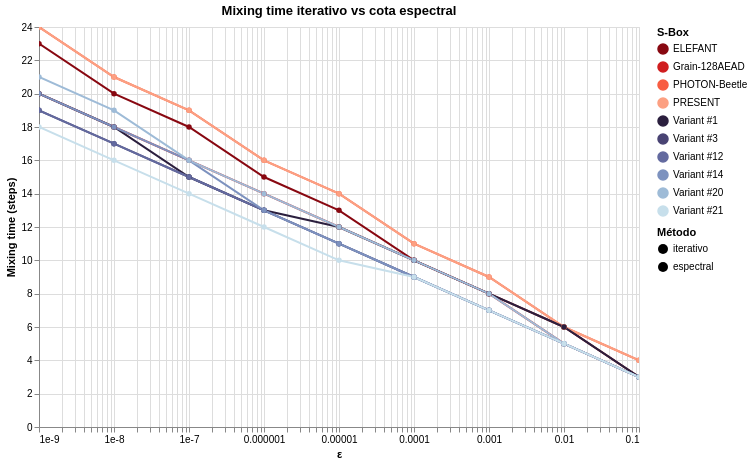

Source (notebook cell):
### Code cell
chart_mix = compare_mixing_times_altair(
    specs,
    epsilons=[10**(-i) for i in range(1,10)],
    max_steps=10000,
    log_scale=True,
)
chart_mix

### Figure 1 — Vega-Lite specification as saved in the notebook (floating-point values rounded to 4 significant figures)
{"config": {"view": {"continuousWidth": 300, "continuousHeight": 300}}, "data": {"name": "data-e37be642504d4d5c58513b88f3b42b33"}, "mark": {"type": "line", "point": true}, "encoding": {"color": {"field": "S-Box", "legend": {"title": "S-Box"}, "scale": {"domain": ["ELEFANT", "Grain-128AEAD", "PHOTON-Beetle", "PRESENT", "Variant #1", "Variant #3", "Variant #12", "Variant #14", "Variant #20", "Variant #21"], "range": ["#880811", "#d01d1f", "#f85d42", "#fca082", "#2b1f3e", "#494373", "#636a9f", "#7d92bf", "#9ebbd7", "#c7dfeb"]}, "type": "nominal"}, "strokeDash": {"field": "Método", "legend": {"title": "Método"}, "scale": {"domain": ["iterativo", "espectral"], "range": [[], [4, 4]]}, "type": "nominal"}, "tooltip": [{"field": "S-Box", "type": "nominal"}, {"field": "Método", "type": "nominal"}, {"field": "ε", "type": "quantitative"}, {"field": "Mixing time", "type": "quantitative"}], "x": {"field": "ε", "scale": {"type": "log"}, "title": "ε", "type": "quantitative"}, "y": {"field": "Mixing time", "title": "Mixing time (steps)", "type": "quantitative"}}, "height": 400, "params": [{"name": "param_12", "select": {"type": "interval", "encodings": ["x", "y"]}, "bind": "scales"}], "title": "Mixing time iterativo vs cota espectral", "width": 600, "$schema": "https://vega.github.io/schema/vega-lite/v5.20.1.json", "datasets": {"data-e37be642504d4d5c58513b88f3b42b33": [{"ε": 0.1, "S-Box": "ELEFANT", "Método": "iterative", "Mixing time": 3}, {"ε": 0.01, "S-Box": "ELEFANT", "Método": "iterative", "Mixing time": 6}, {"ε": 0.001, "S-Box": "ELEFANT", "Método": "iterative", "Mixing time": 8}, {"ε": 0.0001, "S-Box": "ELEFANT", "Método": "iterative", "Mixing time": 10}, {"ε": 1e-05, "S-Box": "ELEFANT", "Método": "iterative", "Mixing time": 13}, {"ε": 1e-06, "S-Box": "ELEFANT", "Método": "iterative", "Mixing time": 15}, {"ε": 1e-07, "S-Box": "ELEFANT", "Método": "iterative", "Mixing time": 18}, {"ε": 1e-08, "S-Box": "ELEFANT", "Método": "iterative", "Mixing time": 20}, {"ε": 1e-09, "S-Box": "ELEFANT", "Método": "iterative", "Mixing time": 23}, {"ε": 0.1, "S-Box": "Grain-128AEAD", "Método": "iterative", "Mixing time": 3}, {"ε": 0.01, "S-Box": "Grain-128AEAD", "Método": "iterative", "Mixing time": 5}, {"ε": 0.001, "S-Box": "Grain-128AEAD", "Método": "iterative", "Mixing time": 8}, {"ε": 0.0001, "S-Box": "Grain-128AEAD", "Método": "iterative", "Mixing time": 10}, {"ε": 1e-05, "S-Box": "Grain-128AEAD", "Método": "iterative", "Mixing time": 12}, {"ε": 1e-06, "S-Box": "Grain-128AEAD", "Método": "iterative", "Mixing time": 14}, {"ε": 1e-07, "S-Box": "Grain-128AEAD", "Método": "iterative", "Mixing time": 16}, {"ε": 1e-08, "S-Box": "Grain-128AEAD", "Método": "iterative", "Mixing time": 18}, {"ε": 1e-09, "S-Box": "Grain-128AEAD", "Método": "iterative", "Mixing time": 20}, {"ε": 0.1, "S-Box": "PHOTON-Beetle", "Método": "iterative", "Mixing time": 4}, {"ε": 0.01, "S-Box": "PHOTON-Beetle", "Método": "iterative", "Mixing time": 6}, {"ε": 0.001, "S-Box": "PHOTON-Beetle", "Método": "iterative", "Mixing time": 9}, {"ε": 0.0001, "S-Box": "PHOTON-Beetle", "Método": "iterative", "Mixing time": 11}, {"ε": 1e-05, "S-Box": "PHOTON-Beetle", "Método": "iterative", "Mixing time": 14}, {"ε": 1e-06, "S-Box": "PHOTON-Beetle", "Método": "iterative", "Mixing time": 16}, {"ε": 1e-07, "S-Box": "PHOTON-Beetle", "Método": "iterative", "Mixing time": 19}, {"ε": 1e-08, "S-Box": "PHOTON-Beetle", "Método": "iterative", "Mixing time": 21}, {"ε": 1e-09, "S-Box": "PHOTON-Beetle", "Método": "iterative", "Mixing time": 24}, {"ε": 0.1, "S-Box": "PRESENT", "Método": "iterative", "Mixing time": 4}, {"ε": 0.01, "S-Box": "PRESENT", "Método": "iterative", "Mixing time": 6}, {"ε": 0.001, "S-Box": "PRESENT", "Método": "iterative", "Mixing time": 9}, {"ε": 0.0001, "S-Box": "PRESENT", "Método": "iterative", "Mixing time": 11}, {"ε": 1e-05, "S-Box": "PRESENT", "Método": "iterative", "Mixing time": 14}, {"ε": 1e-06, "S-Box": "PRESENT", "Método": "iterative", "Mixing time": 16}, {"ε": 1e-07, "S-Box": "PRESENT", "Método": "iterative", "Mixing time": 19}, {"ε": 1e-08, "S-Box": "PRESENT", "Método": "iterative", "Mixing time": 21}, {"ε": 1e-09, "S-Box": "PRESENT", "Método": "iterative", "Mixing time": 24}, {"ε": 0.1, "S-Box": "Variant #1", "Método": "iterative", "Mixing time": 3}, {"ε": 0.01, "S-Box": "Variant #1", "Método": "iterative", "Mixing time": 6}, {"ε": 0.001, "S-Box": "Variant #1", "Método": "iterative", "Mixing time": 8}, {"ε": 0.0001, "S-Box": "Variant #1", "Método": "iterative", "Mixing time": 10}, {"ε": 1e-05, "S-Box": "Variant #1", "Método": "iterative", "Mixing time": 12}, {"ε": 1e-06, "S-Box": "Variant #1", "Método": "iterative", "Mixing time": 13}, {"ε": 1e-07, "S-Box": "Variant #1", "Método": "iterative", "Mixing time": 15}, {"ε": 1e-08, "S-Box": "Variant #1", "Método": "iterative", "Mixing time": 18}, {"ε": 1e-09, "S-Box": "Variant #1", "Método": "iterative", "Mixing time": 20}, {"ε": 0.1, "S-Box": "Variant #3", "Método": "iterative", "Mixing time": 3}, {"ε": 0.01, "S-Box": "Variant #3", "Método": "iterative", "Mixing time": 5}, {"ε": 0.001, "S-Box": "Variant #3", "Método": "iterative", "Mixing time": 7}, {"ε": 0.0001, "S-Box": "Variant #3", "Método": "iterative", "Mixing time": 9}, {"ε": 1e-05, "S-Box": "Variant #3", "Método": "iterative", "Mixing time": 11}, {"ε": 1e-06, "S-Box": "Variant #3", "Método": "iterative", "Mixing time": 13}, {"ε": 1e-07, "S-Box": "Variant #3", "Método": "iterative", "Mixing time": 15}, {"ε": 1e-08, "S-Box": "Variant #3", "Método": "iterative", "Mixing time": 17}, {"ε": 1e-09, "S-Box": "Variant #3", "Método": "iterative", "Mixing time": 19}, {"ε": 0.1, "S-Box": "Variant #12", "Método": "iterative", "Mixing time": 3}, {"ε": 0.01, "S-Box": "Variant #12", "Método": "iterative", "Mixing time": 5}, {"ε": 0.001, "S-Box": "Variant #12", "Método": "iterative", "Mixing time": 7}, {"ε": 0.0001, "S-Box": "Variant #12", "Método": "iterative", "Mixing time": 9}, {"ε": 1e-05, "S-Box": "Variant #12", "Método": "iterative", "Mixing time": 11}, {"ε": 1e-06, "S-Box": "Variant #12", "Método": "iterative", "Mixing time": 13}, {"ε": 1e-07, "S-Box": "Variant #12", "Método": "iterative", "Mixing time": 15}, {"ε": 1e-08, "S-Box": "Variant #12", "Método": "iterative", "Mixing time": 17}, {"ε": 1e-09, "S-Box": "Variant #12", "Método": "iterative", "Mixing time": 19}, {"ε": 0.1, "S-Box": "Variant #14", "Método": "iterative", "Mixing time": 3}, {"ε": 0.01, "S-Box": "Variant #14", "Método": "iterative", "Mixing time": 5}, {"ε": 0.001, "S-Box": "Variant #14", "Método": "iterative", "Mixing time": 7}, {"ε": 0.0001, "S-Box": "Variant #14", "Método": "iterative", "Mixing time": 9}, {"ε": 1e-05, "S-Box": "Variant #14", "Método": "iterative", "Mixing time": 11}, {"ε": 1e-06, "S-Box": "Variant #14", "Método": "iterative", "Mixing time": 13}, {"ε": 1e-07, "S-Box": "Variant #14", "Método": "iterative", "Mixing time": 16}, {"ε": 1e-08, "S-Box": "Variant #14", "Método": "iterative", "Mixing time": 18}, {"ε": 1e-09, "S-Box": "Variant #14", "Método": "iterative", "Mixing time": 20}, {"ε": 0.1, "S-Box": "Variant #20", "Método": "iterative", "Mixing time": 3}, {"ε": 0.01, "S-Box": "Variant #20", "Método": "iterative", "Mixing time": 5}, {"ε": 0.001, "S-Box": "Variant #20", "Método": "iterative", "Mixing time": 8}, {"ε": 0.0001, "S-Box": "Variant #20", "Método": "iterative", "Mixing time": 10}, {"ε": 1e-05, "S-Box": "Variant #20", "Método": "iterative", "Mixing time": 12}, {"ε": 1e-06, "S-Box": "Variant #20", "Método": "iterative", "Mixing time": 14}, {"ε": 1e-07, "S-Box": "Variant #20", "Método": "iterative", "Mixing time": 16}, {"ε": 1e-08, "S-Box": "Variant #20", "Método": "iterative", "Mixing time": 19}, {"ε": 1e-09, "S-Box": "Variant #20", "Método": "iterative", "Mixing time": 21}, {"ε": 0.1, "S-Box": "Variant #21", "Método": "iterative", "Mixing time": 3}, {"ε": 0.01, "S-Box": "Variant #21", "Método": "iterative", "Mixing time": 5}, {"ε": 0.001, "S-Box": "Variant #21", "Método": "iterative", "Mixing time": 7}, {"ε": 0.0001, "S-Box": "Variant #21", "Método": "iterative", "Mixing time": 9}, {"ε": 1e-05, "S-Box": "Variant #21", "Método": "iterative", "Mixing time": 10}, {"ε": 1e-06, "S-Box": "Variant #21", "Método": "iterative", "Mixing time": 12}, {"ε": 1e-07, "S-Box": "Variant #21", "Método": "iterative", "Mixing time": 14}, {"ε": 1e-08, "S-Box": "Variant #21", "Método": "iterative", "Mixing time": 16}, {"ε": 1e-09, "S-Box": "Variant #21", "Método": "iterative", "Mixing time": 18}]}}
